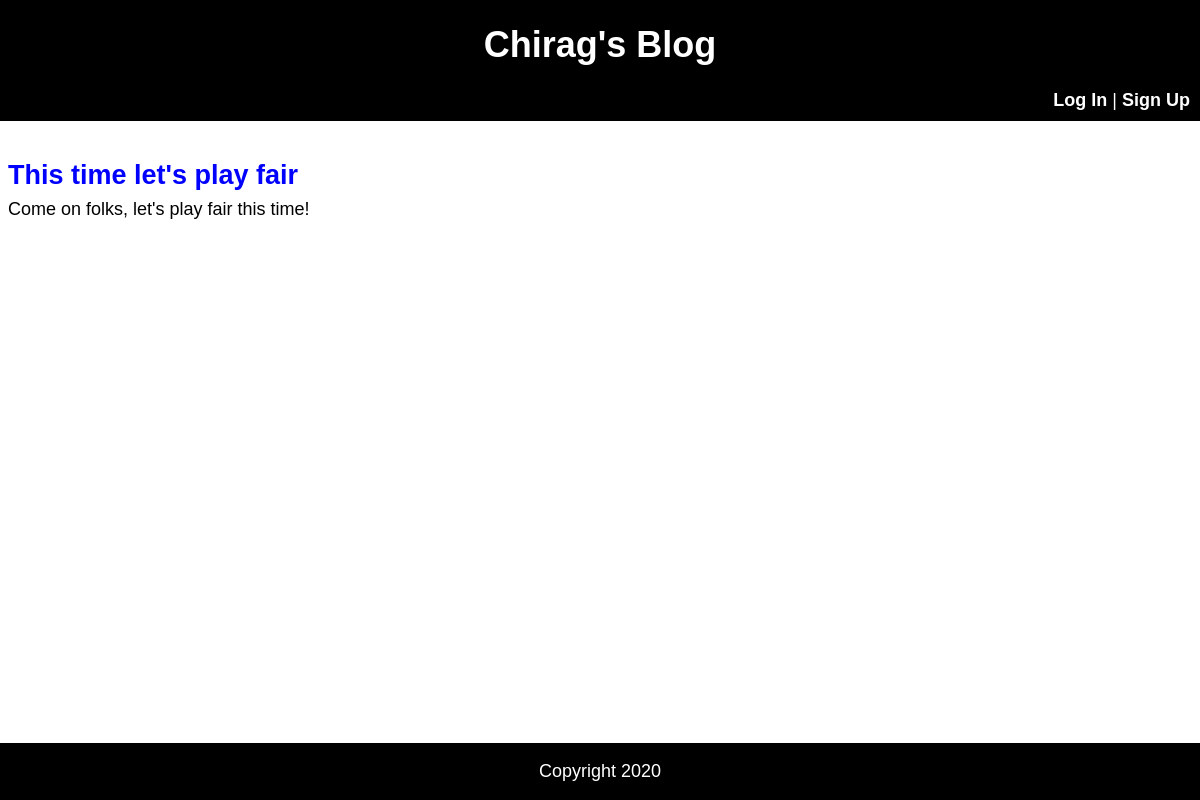
Page /post/6/ on the committed database.
### blog/models.py (models this page shows, shortened)
class Post(models.Model):
    title = models.CharField(max_length=200)
    author = models.ForeignKey('auth.User', on_delete=models.CASCADE)
    body = models.TextField()

### blog/views.py (the view)
# urls.py: path('post/<int:pk>/', BlogDetailView.as_view(), name='post_detail'),
class BlogDetailView(DetailView):
    model = Post
    template_name = 'blog/post_detail.html'

### blog/templates/blog/post_detail.html (shortened to what this page needs)
{% extends 'blog/base.html' %}
{% block content %}
<div class = post-entry>
    <h2><a href="">{{ post.title }}</a></h2>
    <p>{{ post.body }}</p>
</div>
{% endblock content%}

### static/css/base.css (style rules this page uses)
body { font-family: 'Source Sans Pro', sans-serif; font-size: 18px; }
.post-entry { margin-bottom: 2rem; }
.post-entry h2 { margin: 0.5rem 0; }
.post-entry h2 a, .post-entry h2 a:visited { color: blue; text-decoration: none; }
.post-entry p { margin: 0; font-weight: 400; }

### rows in the picture
Post: title "This time let's play fair", body "Come on folks, let's play fair this time!"
